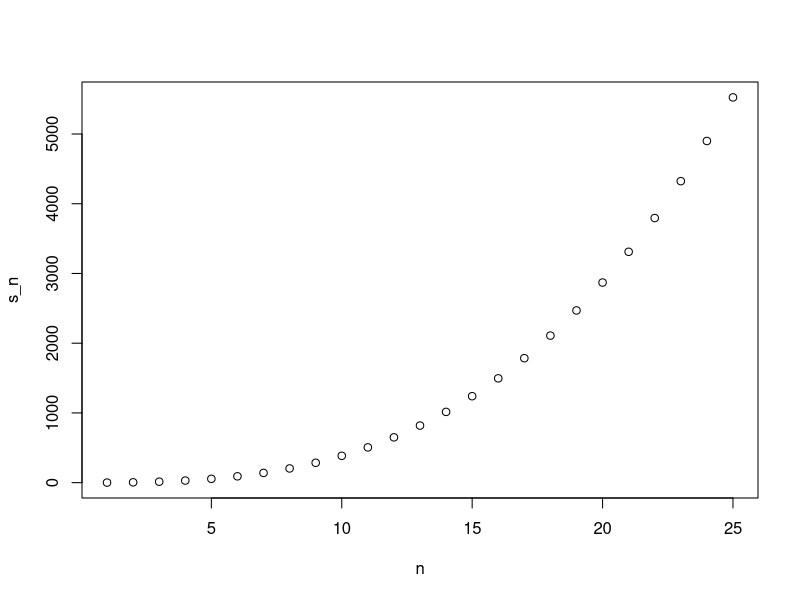

Write the R code that produced this figure.
# Define the function
compute_s_n <- function(n){
  x <- 1:n
  sum(x^2)
}

# Define the vector of n
n <- 1:25

# Define the vector to store data
s_n <- vector("numeric", 25)
for(i in n){
  s_n[i] <- compute_s_n(i)
}

#  Create the plot 
plot(n, s_n)
